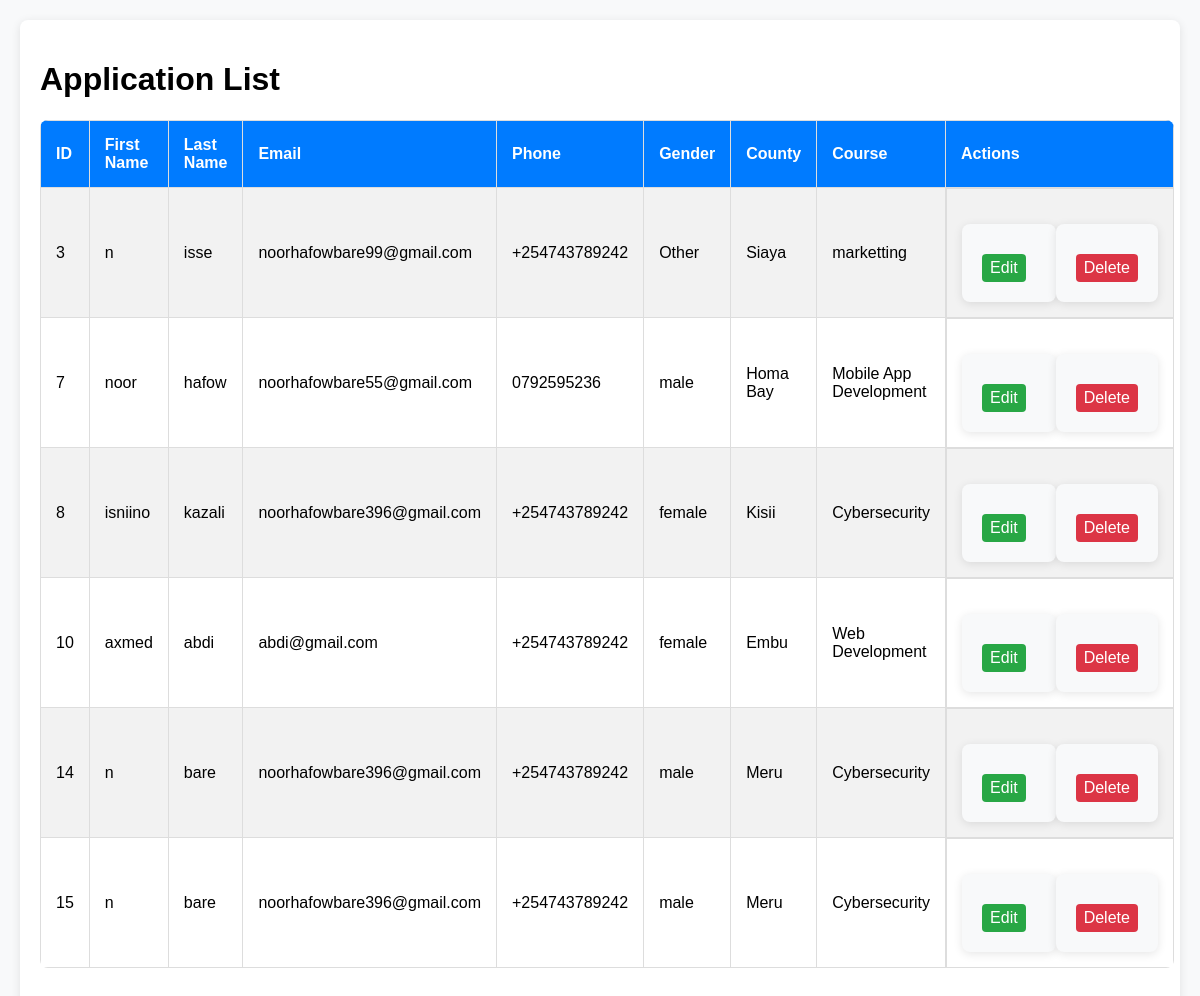
The page /admin/applications on the database as committed earlier.
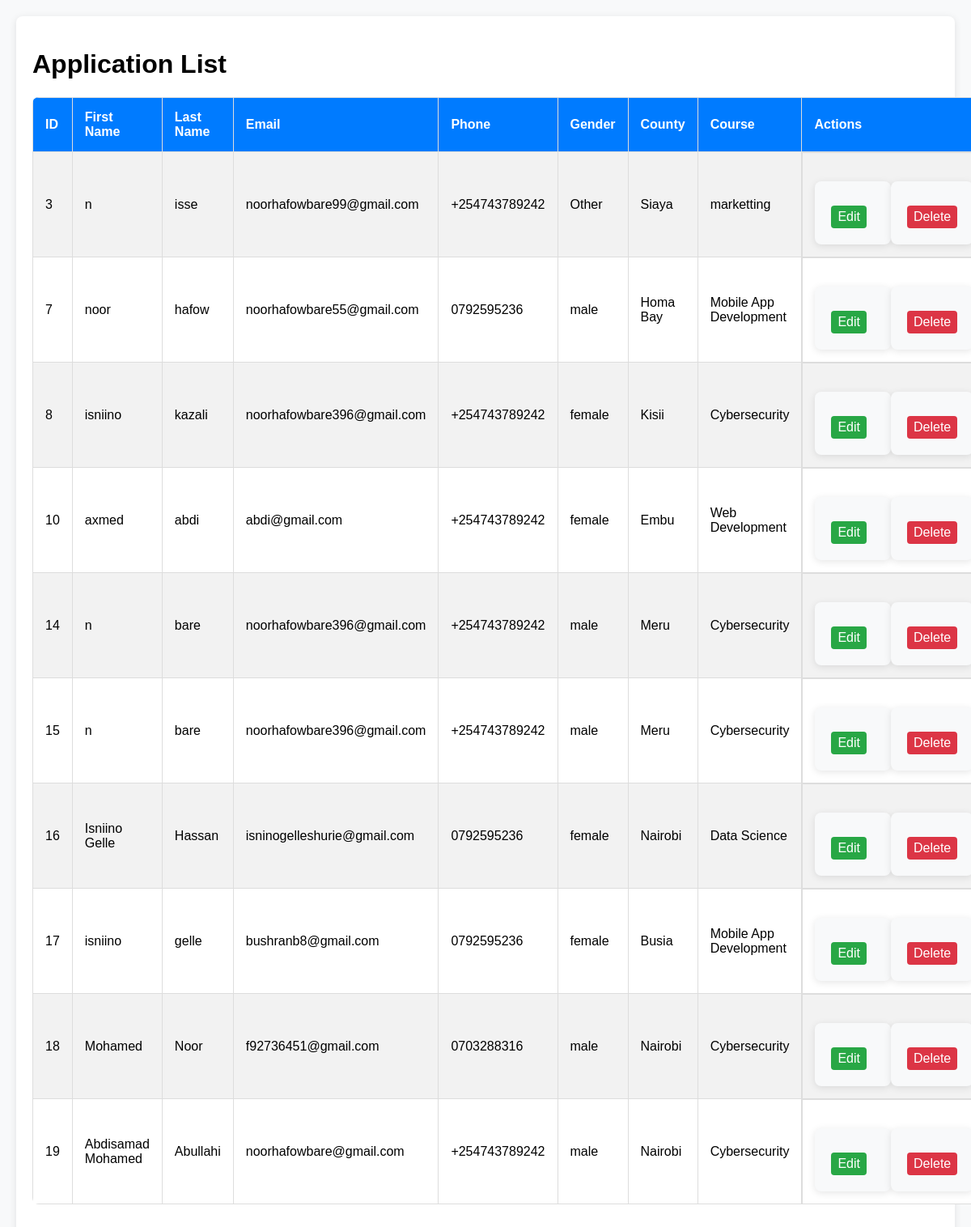
The same page on the database as committed later.
### tables this page shows
CREATE TABLE applications (
                    id INTEGER PRIMARY KEY AUTOINCREMENT,
                    first_name TEXT NOT NULL,
                    last_name TEXT NOT NULL,
                    email TEXT NOT NULL,
                    phone TEXT NOT NULL,
                    gender TEXT NOT NULL,
                    county TEXT NOT NULL,
                    course TEXT NOT NULL
                );

### app.py (the view)
@app.route('/admin/applications')
def view_applications():
    page = request.args.get('page', 1, type=int)
    per_page = 10  # Number of records per page
    offset = (page - 1) * per_page
    conn = get_db_connection()
    applications = conn.execute('SELECT * FROM applications LIMIT ? OFFSET ?', (per_page, offset)).fetchall()
    conn.close()
    return render_template('applications.html', applications=applications, page=page, per_page=per_page)

### app.py (called while the page is built)
def get_db_connection():
    conn = sqlite3.connect('database.db')
    conn.row_factory = sqlite3.Row
    return conn

### templates/applications.html (shortened to what this page needs)
<!DOCTYPE html>
<html lang="en">
  <head>
    <link
      rel="stylesheet"
      href="{{ url_for('static', filename='css/admin.css') }}"
    />
  </head>
  <body>
    <div class="container">
      <h1>Application List</h1>
      <table>
        <tr>
          <th>ID</th>
          <th>First Name</th>
          <th>Last Name</th>
          <th>Email</th>
          <th>Phone</th>
          <th>Gender</th>
          <th>County</th>
          <th>Course</th>
          <th>Actions</th>
        </tr>
        {% for application in applications %}
        <tr>
          <td>{{ application.id }}</td>
          <td>{{ application.first_name }}</td>
          <td>{{ application.last_name }}</td>
          <td>{{ application.email }}</td>
          <td>{{ application.phone }}</td>
          <td>{{ application.gender }}</td>
          <td>{{ application.county }}</td>
          <td>{{ application.course }}</td>
          <td class="actions">
            <form
              action="{{ url_for('edit_application', id=application.id) }}"
              method="GET"
              style="display: inline"
            >
              <button class="edit" type="submit">Edit</button>
            </form>
            <form
              action="{{ url_for('delete_application', id=application.id) }}"
              method="POST"
              style="display: inline"
            >
              <button
                class="delete"
                type="submit"
                onclick="return confirm('Are you sure you want to delete this application?');"
              >
                Delete
              </button>
            </form>
          </td>
        </tr>
        {% endfor %}
      </table>
    </div>
  </body>
</html>

### static/css/admin.css (style rules this page uses)
body { font-family: Arial, sans-serif; background-color: #f8f9fa; margin: 0; padding: 20px; }
.container { max-width: 1200px; margin: 0 auto; padding: 20px; background-color: white; border-radius: 8px; box-shadow: 0 2px 10px rgba(0, 0, 0, 0.1); }
table { width: 100%; border-collapse: collapse; margin-bottom: 20px; background-color: white; border-radius: 8px; overflow: hidden; }
table th, table td { padding: 15px; border: 1px solid #ddd; text-align: left; }
table th { background-color: #007bff; color: white; font-size: 16px; }
table tr:nth-child(even) { background-color: #f2f2f2; }
button.edit { background-color: #28a745; color: white; border: none; padding: 5px 8px; border-radius: 4px; cursor: pointer; margin-right: 10px; }
button.delete { background-color: #dc3545; color: white; border: none; padding: 5px 8px; border-radius: 4px; cursor: pointer; }
.actions { display: flex; justify-content: flex-start; align-items: center; }
form { margin-top: 20px; background-color: #f8f9fa; padding: 20px; border-radius: 8px; box-shadow: 0 2px 10px rgba(0, 0, 0, 0.1); }
form button { background-color: #007bff; color: white; padding: 12px 20px; border: none; border-radius: 4px; cursor: pointer; font-size: 16px; margin-top: 10px; }

Rows that differ between the two databases and show on the page:
added applications: id "16", first_name "Isniino Gelle", last_name "Hassan", email "isninogelleshurie@gmail.com", phone "0792595236", gender "female", county "Nairobi", course "Data Science"
added applications: id "17", first_name "isniino", last_name "gelle", email "bushranb8@gmail.com", phone "0792595236", gender "female", county "Busia", course "Mobile App Development"
added applications: id "18", first_name "Mohamed", last_name "Noor", email "f92736451@gmail.com", phone "0703288316", gender "male", county "Nairobi", course "Cybersecurity"
added applications: id "19", first_name "Abdisamad Mohamed", last_name "Abullahi", email "noorhafowbare@gmail.com", phone "+254743789242", gender "male", county "Nairobi", course "Cybersecurity"
